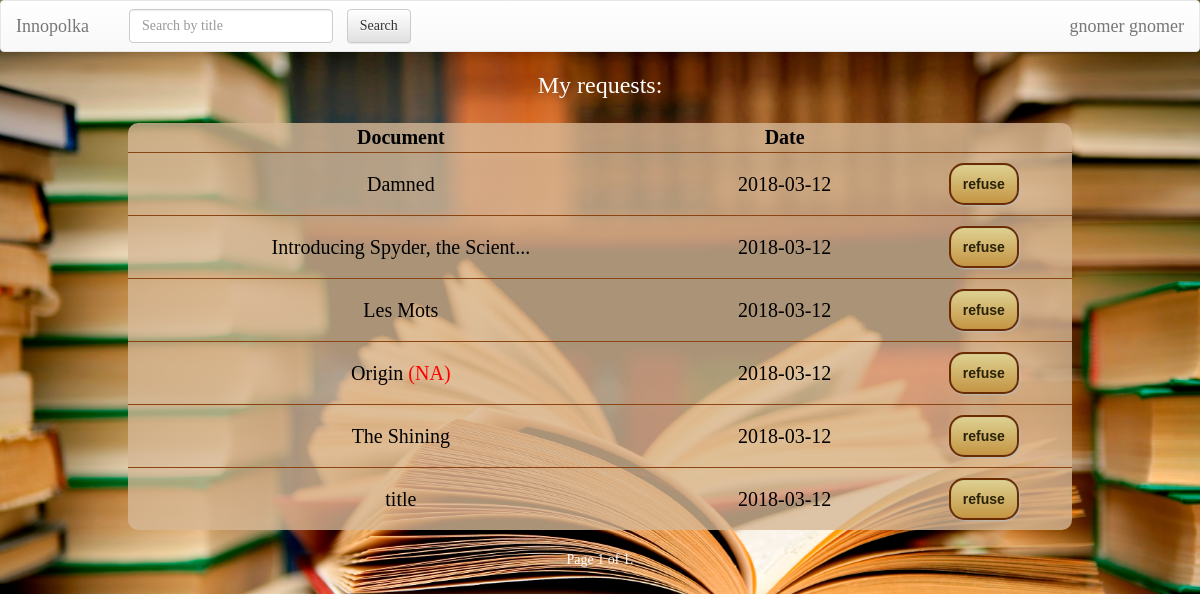
The app's page /requests/ (signed in), older data.
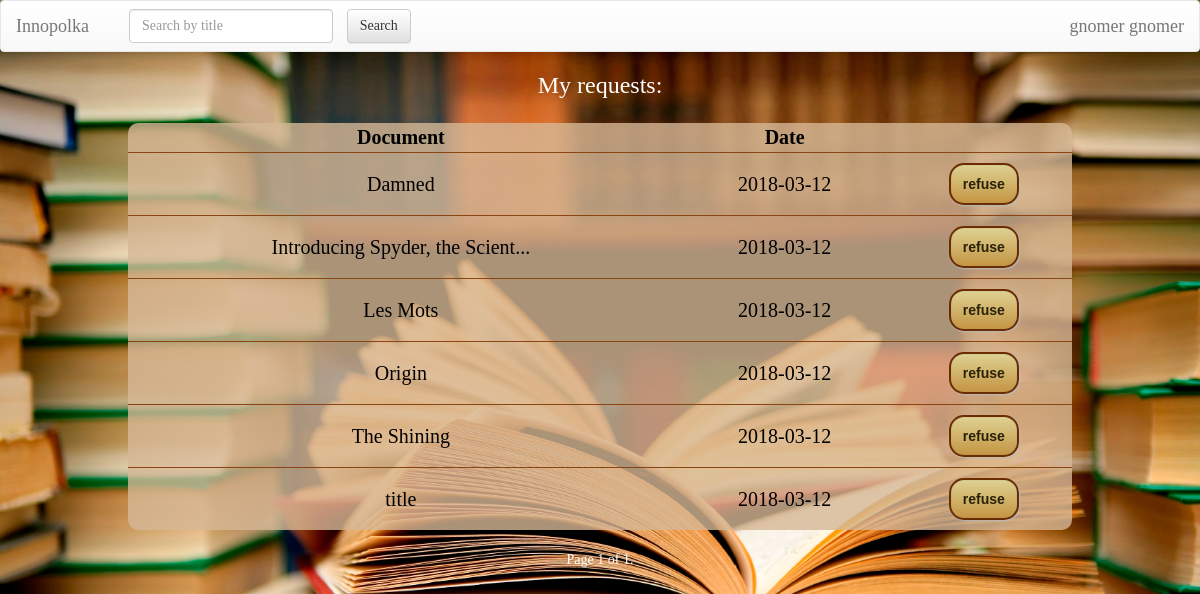
The same page, newer data.
### Documents/models.py (models this page shows, shortened)
class Document(models.Model):
    title = models.CharField(max_length=250)
    price = models.IntegerField()
    keywords = models.CharField(max_length=250) # the list of keywords stored in string
    authors = models.CharField(max_length=250) # the list of authors in string format splitted by space
    cover = models.CharField(max_length=1000, default="https://lh3.googleusercontent.com/zqfUbCXdb1oGmsNEzNxTjQU5ZlS3x46nQoB83sFbRSlMnpDTZgdVCe_LvCx-rl7sOA=w300")
    copies = models.PositiveIntegerField(default=1)
    type = models.CharField(max_length=100, default='Document')
    is_bestseller = models.BooleanField(default=False)
    is_reference = models.BooleanField(default=False)
    level = models.PositiveIntegerField(default=1)
    room = models.PositiveIntegerField(default=1)

### BookRequests/views.py (the view)
class RequestsView(ListView):
    template_name = 'BookRequests/bookrequests.html'
    model = Request
    context_object_name = 'requests'
    paginate_by = 10
    def get(self, request, *args, **kwargs):
        if request.user.is_authenticated:
            return super().get(request, *args, **kwargs)
        else:
            return redirect('/')
    def get_queryset(self):
        status_priorities = [status[0] for status in USER_STATUSES]
        qs = super().get_queryset().order_by('doc__title')
        result = list()
        for req in qs:  # sort users by status priorities and time request was made
            req_item = {'doc': req.doc, 'timestamp': req.timestamp, 'id': req.id}
            users = [(status_priorities.index(u.userprofile.status), u) for u in list(req.users.all())]
            if len(users) != 1:  # sort users according to status priorities
                users.sort(key=lambda x: -x[0])
            req_item['users'] = [u[1] for u in users]
            result.append(req_item)
        return result

### BookRequests/templates/BookRequests/bookrequests.html (shortened to what this page needs)
<!doctype html>
<html lang="en">
<head>
    {% extends 'Documents/base.html' %}
    {% load staticfiles %}
    {% block body %}
        <link rel="stylesheet" type="text/css" href="{% static 'Documents/style.css' %}"/>
        {% if user.is_staff %}
            <h3 align="center">Document's requests for now:</h3>
        {% elif user.is_authenticated %}
            <h3 align="center">My requests:</h3>
        {% endif %}
        <form action="" method="post">
            <div align="center">
                <table>
                    <tr>
                        <th class="cen" colspan="1">Document</th>
                        <th class="cen">Date</th>
                    </tr>
                    <tr>
                        {% for req in requests %}
                            {% if user.is_staff or user in req.users %}
                                <td><a href="/{{ req.doc.id }}/">{% if req.doc.title|length <= 30 %}
                                    {{ req.doc.title }}{% else %}{{ req.doc.title|slice:":30"}}...{% endif %}</a>
                                    {% if req.doc.copies == 0 %}
                                    <font color="red">(NA)</font> {% endif %}</td>
                            {% endif %}
                            {% for u in req.users %}
                                {% if user.is_staff or user == u %}
                                    <td>{{ req.timestamp|slugify|slice:":10" }}</td>
                                    <td><a class="btn button" href="/requests/refuse/?req_id={{ req.id }}">refuse</a>
                                    </td>
                                {% endif %}
                            {% endfor %}
                            </tr>
                        {% endfor %}
                </table>
            </div>
        </form>
        <div align="center">
            <div class="paginator">
         <span class="step-links">
             <span class="current">
                Page {{ page_obj.number }} of {{ page_obj.paginator.num_pages }}.
            </span>
        </span>
            </div>
        </div>
    {% endblock %}

Row changes from the older to the newer data that the page shows:
changed Document "Origin": no longer shows "(NA)"
